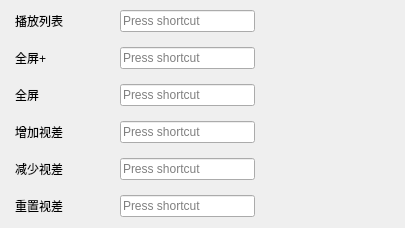
             <widget class="QWidget" name="scrollAreaWidgetContents_hotkey_others">
              <property name="geometry">
               <rect>
                <x>0</x>
                <y>0</y>
                <width>405</width>
                <height>222</height>
               </rect>
              </property>
              <property name="sizePolicy">
               <sizepolicy hsizetype="Fixed" vsizetype="Fixed">
                <horstretch>0</horstretch>
                <verstretch>0</verstretch>
               </sizepolicy>
              </property>
              <property name="autoFillBackground">
               <bool>false</bool>
              </property>
              <property name="styleSheet">
               <string notr="true"/>
              </property>
              <layout class="QVBoxLayout" name="verticalLayout_13">
               <property name="spacing">
                <number>0</number>
               </property>
               <property name="leftMargin">
                <number>15</number>
               </property>
               <property name="topMargin">
                <number>10</number>
               </property>
               <property name="rightMargin">
                <number>150</number>
               </property>
               <item>
                <layout class="QGridLayout" name="gridLayout_hotkey_others">
                 <property name="horizontalSpacing">
                  <number>5</number>
                 </property>
                 <property name="verticalSpacing">
                  <number>15</number>
                 </property>
                 <item row="0" column="0">
                  <widget class="QLabel" name="label_hotkey_others_playlist">
                   <property name="minimumSize">
                    <size>
                     <width>100</width>
                     <height>0</height>
                    </size>
                   </property>
                   <property name="maximumSize">
                    <size>
                     <width>100</width>
                     <height>16777215</height>
                    </size>
                   </property>
                   <property name="text">
                    <string>播放列表</string>
                   </property>
                  </widget>
                 </item>
                 <item row="4" column="1">
                  <widget class="QKeySequenceEdit" name="keySequenceEdit_hotkey_others_decrease_parallax"/>
                 </item>
                 <item row="2" column="0">
                  <widget class="QLabel" name="label_hotkey_others_fullscreen">
                   <property name="sizePolicy">
                    <sizepolicy hsizetype="Preferred" vsizetype="Preferred">
                     <horstretch>0</horstretch>
                     <verstretch>0</verstretch>
                    </sizepolicy>
                   </property>
                   <property name="text">
                    <string>全屏</string>
                   </property>
                  </widget>
                 </item>
                 <item row="5" column="0">
                  <widget class="QLabel" name="label_hotkey_others_reset_parallax">
                   <property name="text">
                    <string>重置视差</string>
                   </property>
                  </widget>
                 </item>
                 <item row="1" column="1">
                  <widget class="QKeySequenceEdit" name="keySequenceEdit_hotkey_others_fullscreen_plus"/>
                 </item>
                 <item row="3" column="0">
                  <widget class="QLabel" name="label_hotkey_others_increase_parallax">
                   <property name="text">
                    <string>增加视差</string>
                   </property>
                  </widget>
                 </item>
                 <item row="3" column="1">
                  <widget class="QKeySequenceEdit" name="keySequenceEdit_hotkey_others_increase_parallax"/>
                 </item>
                 <item row="1" column="0">
                  <widget class="QLabel" name="label_hotkey_others_fullscreen_plus">
                   <property name="sizePolicy">
                    <sizepolicy hsizetype="Preferred" vsizetype="Preferred">
                     <horstretch>0</horstretch>
                     <verstretch>0</verstretch>
                    </sizepolicy>
                   </property>
                   <property name="text">
                    <string>全屏+</string>
                   </property>
                  </widget>
                 </item>
                 <item row="0" column="1">
                  <widget class="QKeySequenceEdit" name="keySequenceEdit_hotkey_others_playlist"/>
                 </item>
                 <item row="5" column="1">
                  <widget class="QKeySequenceEdit" name="keySequenceEdit_hotkey_others_reset_parallax"/>
                 </item>
                 <item row="4" column="0">
                  <widget class="QLabel" name="label_hotkey_others_decrease_parallax">
                   <property name="text">
                    <string>减少视差</string>
                   </property>
                  </widget>
                 </item>
                 <item row="2" column="1">
                  <widget class="QKeySequenceEdit" name="keySequenceEdit_hotkey_others_fullscreen"/>
                 </item>
                </layout>
               </item>
              </layout>
             </widget>
